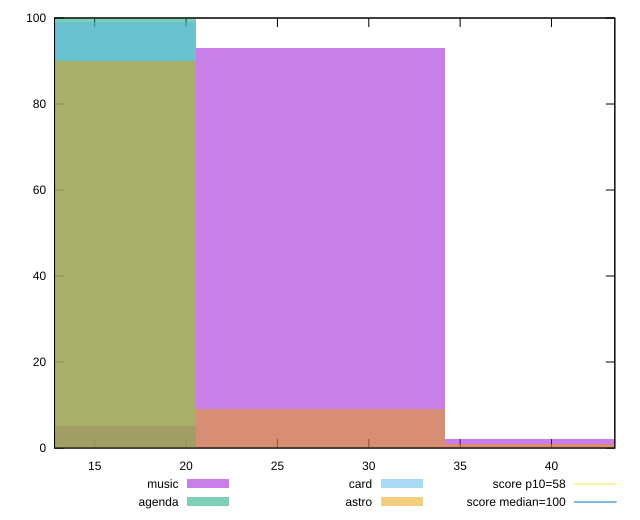

Write the gnuplot code that produced this figure.
reset

$music <<EOF
41.03633714210823 2
27.35755809473882 93
13.67877904736941 5
EOF

$agenda <<EOF
13.67877904736941 100
EOF

$card <<EOF
13.67877904736941 99
EOF

$astro <<EOF
41.03633714210823 1
13.67877904736941 90
27.35755809473882 9
EOF

set key outside below
set boxwidth 13.67877904736941
set xrange [12.8:43.46666666666667]
set yrange [0:100]
set trange [0:100]
set style fill transparent solid 0.5 noborder

set parametric
set terminal svg size 640, 520 enhanced background rgb 'white'
set output "reports/report_00030_2021-02-24T20-42-31.540Z/estimated-input-latency/comparison/histogram/all_raw.svg"

plot $music title "music" with boxes, \
     $agenda title "agenda" with boxes, \
     $card title "card" with boxes, \
     $astro title "astro" with boxes, \
     58,t title "score p10=58", \
     100,t title "score median=100"

reset
